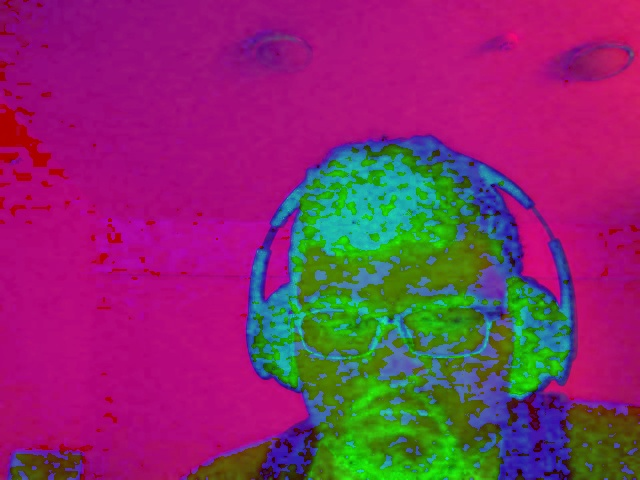
#> input picture 8.OPENCV TEMEL İŞLEMLER/corbafotosu1.jpg, 640 x 480 px
$ python rotatingimages2.py --image '../../../8.OPENCV TEMEL İŞLEMLER/corbafotosu1.jpg'
#> lines starting #> are read from the running program, lines starting #| are printed output that depends on the picture; after the words box and inside, x2 and y2 are one past the last pixel; in counts of white or black regions, pixels touching at a corner belong together
import argparse  #gerekli kütüphaneleri import ettik
import cv2
import imutils
import numpy as np

    # komut satırı argümanlarını almak için kodları yazıyoruz
ap = argparse.ArgumentParser()
ap.add_argument("-i","--image", required = True, help = "path to the image file")
args = vars(ap.parse_args())


img = cv2.imread(args["image"])
#> img is the input picture: shape (480, 640, 3); mean B, G, R 105.2, 45.7, 135.1
gray = cv2.cvtColor(img, cv2.COLOR_BGR2GRAY)
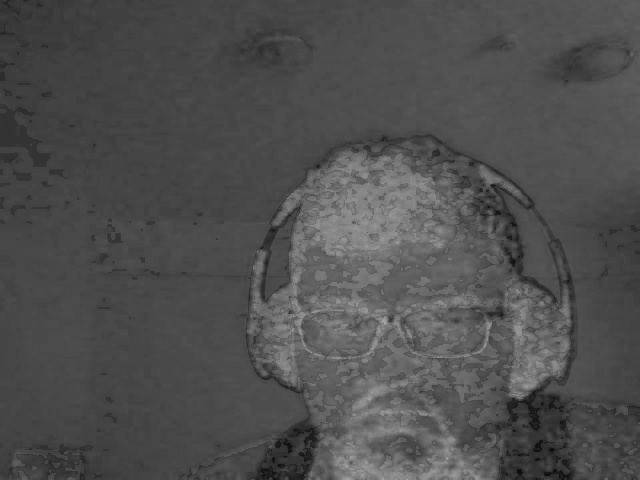
#> gray: shape (480, 640); min 10, max 169, mean 79.2
gray = cv2.GaussianBlur(gray,(3,3), 0)
edged = cv2.Canny(gray, 20, 100)
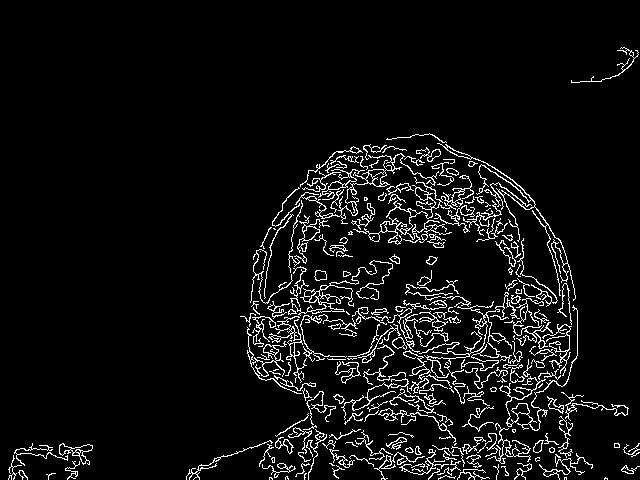
#> edged: shape (480, 640); 6.1% white in thin lines or dots, all inside (x1, y1, x2, y2) = (8, 47, 640, 480)
cv2.imshow("edged", edged)


cnts = cv2.findContours(edged.copy(), cv2.RETR_EXTERNAL, cv2.CHAIN_APPROX_SIMPLE)  #edge li resimde kontur çıkarıyoruz
#> cnts = 210 contours, 122 with area under 20; largest, box (x1, y1, x2, y2) and area: (353, 175, 474, 245) 638, (295, 153, 439, 224) 449, (504, 298, 553, 349) 365, (437, 143, 576, 301) 316, (290, 260, 393, 316) 304
cnts = imutils.grab_contours(cnts)


if len(cnts) > 0:    #en az bir konturun var olduğundan emin olmalıyız

    c = max(cnts, key = cv2.contourArea)   # en büyük konturu alıyoruz
#> c = contour of 776 points, box (x1, y1, x2, y2) (353, 175, 474, 245), area 638
    mask = np.zeros(gray.shape, dtype = "uint8")
    cv2.drawContours(mask, [c], -1, 255, 1)
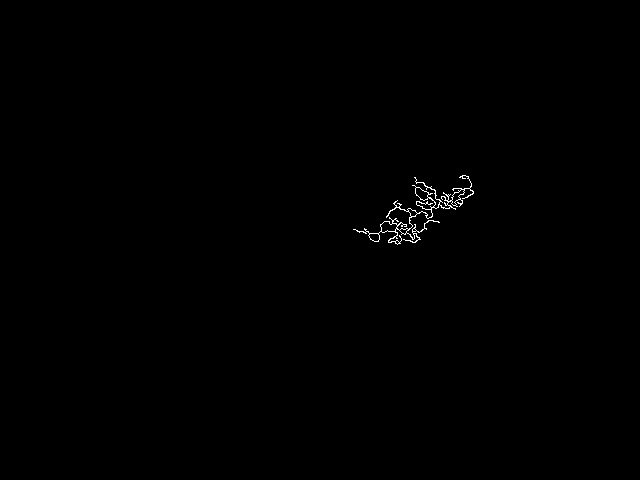
#> mask: shape (480, 640); 0.27% white in thin lines or dots, all inside (x1, y1, x2, y2) = (353, 175, 474, 245)


    #hapın sınırlarına teğet bir kare çiziliyor ve bu karenin olduğu değerlerden roi uygulanıyor
    (x,y,w,h) = cv2.boundingRect(c)
#> x = 353; y = 175; w = 121; h = 70
    roi = img[y :y +h , x:x +w]
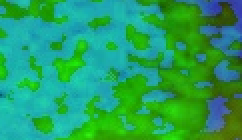
#> roi: shape (70, 121, 3) (shown 2 times larger); mean B, G, R 95.4, 160.1, 35.5
    roimask = mask[y:y+h, x:x+w]
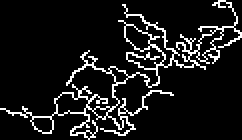
#> roimask: shape (70, 121) (shown 2 times larger); 9.9% white in thin lines or dots
    roi = cv2.bitwise_and(roi, roi, mask=roimask)
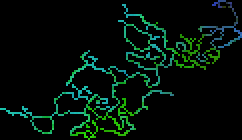
#> roi: shape (70, 121, 3) (shown 2 times larger); mean B, G, R 9.6, 16, 3.5

    cv2.imshow("mask",roimask)
    cv2.waitKey(0)
    cv2.destroyAllWindows()
